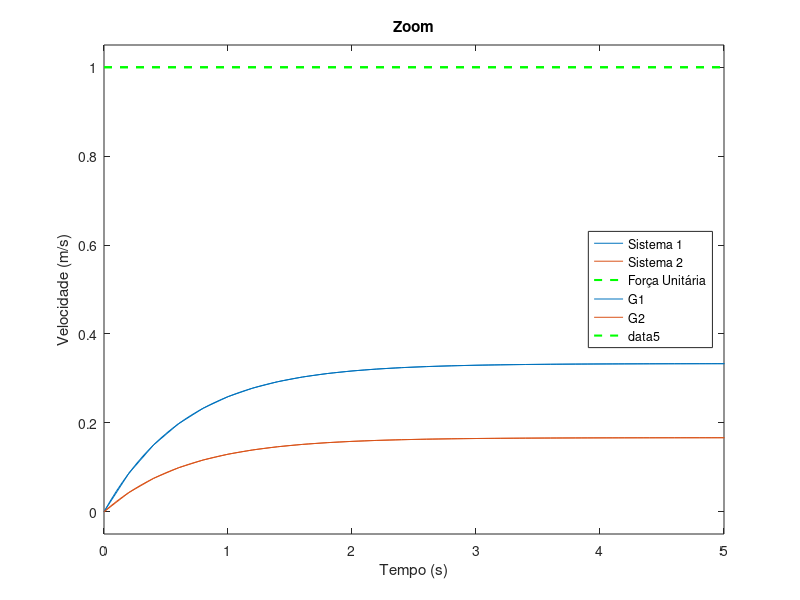
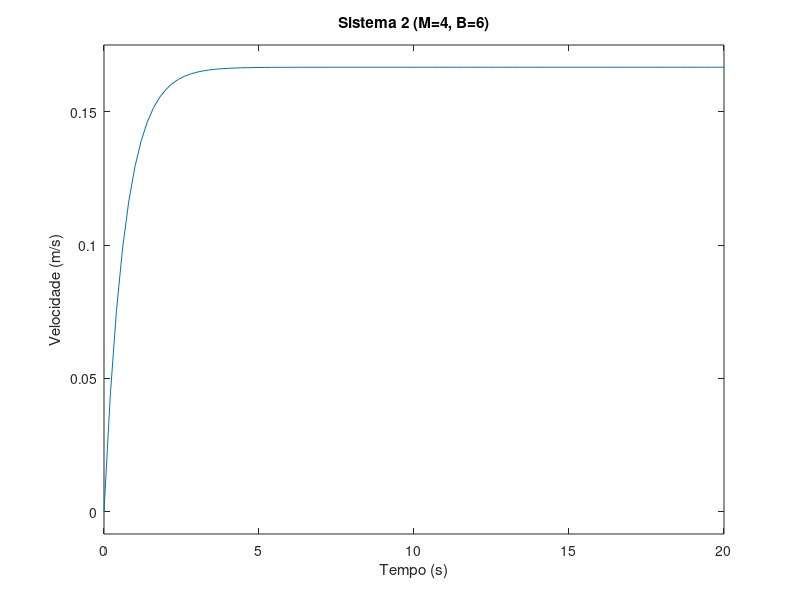
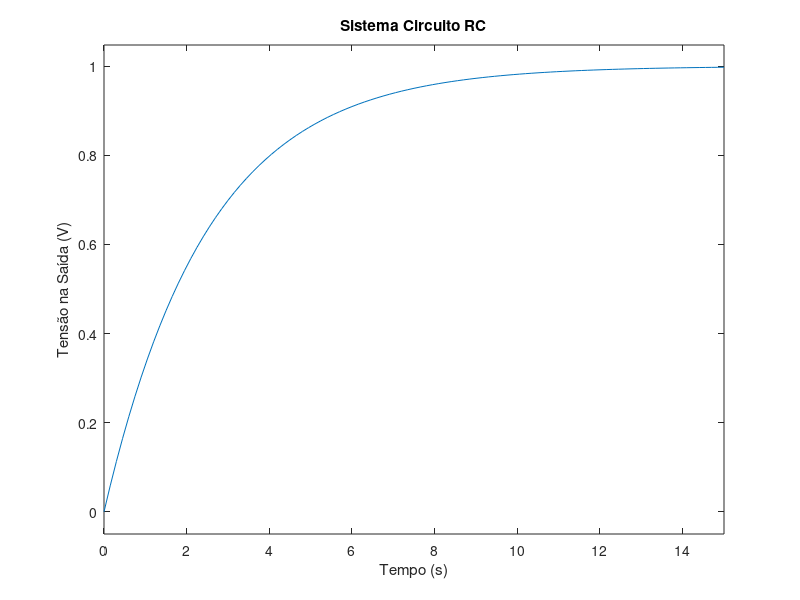
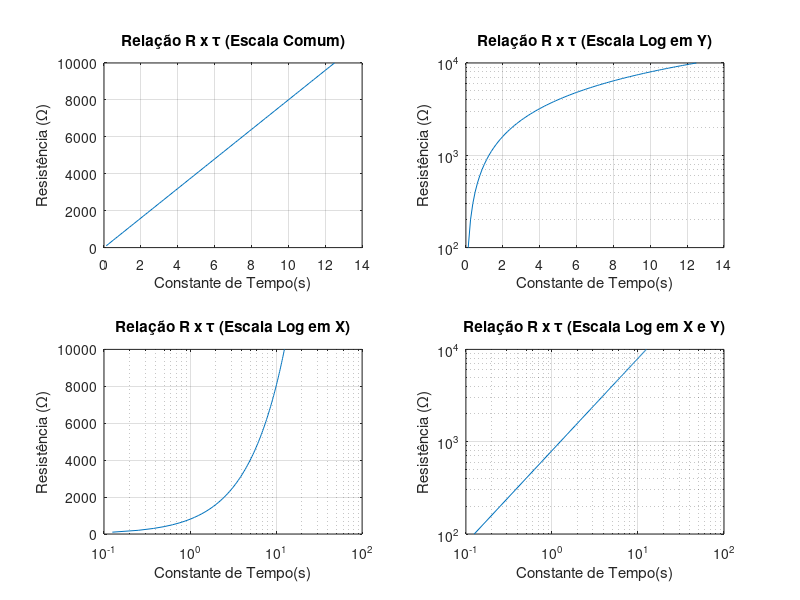

These figures' MATLAB source, in order: (Note: this script raises an error after producing the figures.)
clc;
clear all; 
close all; 

%% 1. Sistema Massa-Atrito e Comparação Básica - Caixa Branca

% Sistema 1

M1 = 2;
B1 = 3;

num1 = 1;
den1 = [M1 B1];

G1 = tf(num1, den1) % Sem ';' para mostrar no Command Window

% Sistema 2

M2 = 4;
B2 = 6;

num2 = 1;
den2 = [M2 B2];

G2 = tf(num2, den2) % Sem ';' para mostrar no Command Window

figure;
step(G1, G2, 20), grid;
hold on;
plot([0 20], [1 1], 'g--', 'LineWidth', 1.5);
ylim([0 1.2]);

title('Comparação de Sistemas Massa-Atrito');
xlabel('Tempo (s)');
ylabel('Velocidade (m/s)');
legend('Sistema 1', 'Sistema 2', 'Força Unitária', 'Location', 'east');

axes('Position', [0.2 0.4 0.3 0.4]);
box on;
step(G1, G2, 5), grid;
hold on;
plot([0 5], [1 1], 'g--', 'LineWidth', 1.5);
title('Zoom');
xlabel('Tempo (s)');
ylabel('Velocidade (m/s)');

% Figura 2 com gráficos separados:

figure;
subplot(2,1,1);
step(G1, 20), grid;
title('Sistema 1 (M=2, B=3)');
xlabel('Tempo (s)');
ylabel('Velocidade (m/s)');

subplot(2,1,2);
step(G2, 20), grid;
title('Sistema 2 (M=4, B=6)');
xlabel('Tempo (s)');
ylabel('Velocidade (m/s)');

%% 2. Circuito RC e comparação de escalas - Caixa Cinza

R = 2000;
tau = 2.5;

C = tau / R;

fprintf('O valor encontrado para C (Capacitância) foi de: %.2f mF\n', C * 1000);

num_rc = 1;
den_rc = [R*C 1];

G_RC = tf(num_rc, den_rc) % Sem ';' para mostrar no Command Window

figure;
step(G_RC, 15), grid;
title('Sistema Circuito RC');
xlabel('Tempo (s)');
ylabel('Tensão na Saída (V)');

Rteste = 100:100:10000; % Vetor de Resistências
tau_teste = Rteste * C;

figure;
subplot(2,2,1);
plot(tau_teste, Rteste), grid; % Escala Comum
title('Relação R x τ (Escala Comum)');
ylabel('Resistência (Ω)');
xlabel('Constante de Tempo(s)');
subplot(2,2,2);
semilogy(tau_teste, Rteste), grid; % Escala Logarítmica em y
title('Relação R x τ (Escala Log em Y)');
ylabel('Resistência (Ω)');
xlabel('Constante de Tempo(s)');
subplot(2,2,3);
semilogx(tau_teste, Rteste), grid; % Escala Logarítmica em x
title('Relação R x τ (Escala Log em X)');
ylabel('Resistência (Ω)');
xlabel('Constante de Tempo(s)');
subplot(2,2,4);
loglog(tau_teste, Rteste), grid; % Escala Logarítmica em x e y
title('Relação R x τ (Escala Log em X e Y)');
ylabel('Resistência (Ω)');
xlabel('Constante de Tempo(s)');

%% 3. Identificação e Visualização de Dados Experimentais - Caixa Preta

t = (0:25)';

% Entradas
u = [0 0 0 0 1 1 1 1 1 1 1 1 1 1 1 1 1 1 1 1 1 1 1 1 1 1];

% Saídas
y = [0.008 0.012 0.006 0.010 0.020 0.382 0.671 0.903 1.082 1.226 1.335 1.425 1.492 1.547 1.587 1.618 1.642 1.660 1.674 1.684 1.692 1.698 1.702 1.706 1.709 1.711];

u = u(:);
y = y(:); 

figure;
subplot(2,1,1);
plot(t, u, 'g'), grid;
title('Dados do Experimento');
ylabel('Entrada u');
xlabel('Tempo (s)');
subplot(2,1,2);
plot(t, y, 'r'), grid;
xlabel('Tempo (s)');
ylabel('Saída y');

figure;
plot3(t,u,y), grid;
xlabel('Tempo(s)');
ylabel('Entrada u');
zlabel('Saída y');

Ts = 1; % 1 segundo de amostragem
dados = iddata(y,u,Ts);

G_BB = tfest(dados, 1, 0) % FT estimada

figure;
compare(dados, G_BB), grid;
title('Comparação: Dados Experimentais x Modelo Estimado');

% Utilizando o modelo

figure;
step(G_BB, 25), grid;
xlabel("Tempo (s)");
ylabel("Saída");
title("Modelo Identificado - Caixa Preta");

%% 4. Análise de Diferentes Circuitos RC - Caixa Cinza

% Experimento 1

R1 = 1000;
tau1 = 1.2;

C1 = tau1 / R1;

fprintf('O valor encontrado para C1 (Capacitância) foi de: %.2f mF\n', C1 * 1000);

% Experimento 2

R2 = 2000;
tau2 = 2.8;

C2 = tau2 / R2;

fprintf('O valor encontrado para C2 (Capacitância) foi de: %.2f mF\n', C2 * 1000);

% Experimento 3

R3 = 3000;
tau3 = 3.9;

C3 = tau3 / R3;

fprintf('O valor encontrado para C3 (Capacitância) foi de: %.2f mF\n', C3 * 1000);

% Experimento 4

R4 = 5000;
tau4 = 7;

C4 = tau4 / R4;

fprintf('O valor encontrado para C4 (Capacitância) foi de: %.2f mF\n', C4 * 1000);

R = [R1 R2 R3 R4];
tau = [tau1 tau2 tau3 tau4];
C = [C1 C2 C3 C4];

figure;
plot3(R, tau, C),grid;
xlabel('Resistência (Ω)');
ylabel('Constante de Tempo (s)');
zlabel('Capacitância (F)');

num_rc3 = 1;
den_rc3 = [R3*C3 1];

G_RC3 = tf(num_rc3, den_rc3);
figure;
step(G_RC3, 20), grid;
title('Sistema Circuito RC - Experimento 3');
xlabel('Tempo (s)');
ylabel('Tensão na Saída (V)');

axes('Position', [0.55 0.2 0.3 0.4]);
box on;
step(G_RC3, 5), grid;
hold on;
plot([0 5], [1 1], 'g--', 'LineWidth', 1.5);
title('Zoom');
xlabel('Tempo (s)');
ylabel('Tensão na Saída (V)');

%% 5. Análise Completa de Três Tipos de Modelagem

% Sistema A - Caixa Branca

M = 3;
B = 5;

num = 1;
den = [M B];

G_A = tf(num, den) % Sem ';' para mostrar no Command Window

% Sistema B - Caixa Cinza

R_B = 1500;
tau_B = 3;

C_B = tau_B / R_B;

num_B = 1;
den_B = [R_B*C_B 1];

fprintf('O valor encontrado para C (Capacitância) foi de: %.2f mF\n', C_B * 1000);

G_B = tf(num_B, den_B) % Sem ';' para mostrar no Command Window

% Sistema C - Caixa Preta

t = (0:20)';

u = [0 0 0 1 1 1 1 1 1 1 1 1 1 1 1 1 1 1 1 1 1];

y = [0.010 0.006 0.012 0.018 0.408 0.706 0.934 1.103 1.229 1.322 1.391 1.441 1.479 1.505 1.526 1.540 1.551 1.558 1.564 1.568 1.571];

u = u(:);
y = y(:); 

Ts = 1;

dados = iddata(y,u,Ts);

G_C = tfest(dados, 1, 0) % Sem ';' para mostrar no Command Window

figure;
subplot(3,1,1);
step(G_A, 20), grid;
title('Resposta ao Degrau do Sistema A')
xlabel('Tempo (s)');
ylabel('Amplitude');

subplot(3,1,2);
step(G_B, 20), grid;
title('Resposta ao Degrau do Sistema B');
xlabel('Tempo (s)');
ylabel('Tensão na Saída (V)');

subplot(3,1,3);
step(G_C, 20), grid;
title('Resposta ao Degrau do Sistema C');
xlabel('Tempo (s)');
ylabel('Amplitude');

figure;
subplot(2,1,1);
plot(t,u, 'g'), grid;
title('Dados Experimentais');
xlabel('Tempo (s)');
ylabel('Entrada u');

subplot(2,1,2);
plot(t,y, 'r'), grid;
xlabel('Tempo (s)');
ylabel('Saída y');

figure;
compare(dados, G_C), grid;
title('Comparação entre a Estimativa e os Dados');

%% Comentários finais
% Sistema A - Caixa Branca: o modelo foi obtido diretamente das equações
% físicas conhecidas do sistema massa-atrito, sem necessidade de dados
% experimentais.
% Sistema B - Caixa Cinza: parte do modelo é conhecida (estrutura RC de
% primeira ordem), mas o parâmetro C precisou ser calculado a partir de
% um dado experimental (tau).
% Sistema C - Caixa Preta: não há conhecimento da estrutura interna do
% sistema; a função de transferência foi estimada inteiramente a partir
% dos dados de entrada e saída, usando tfest.
